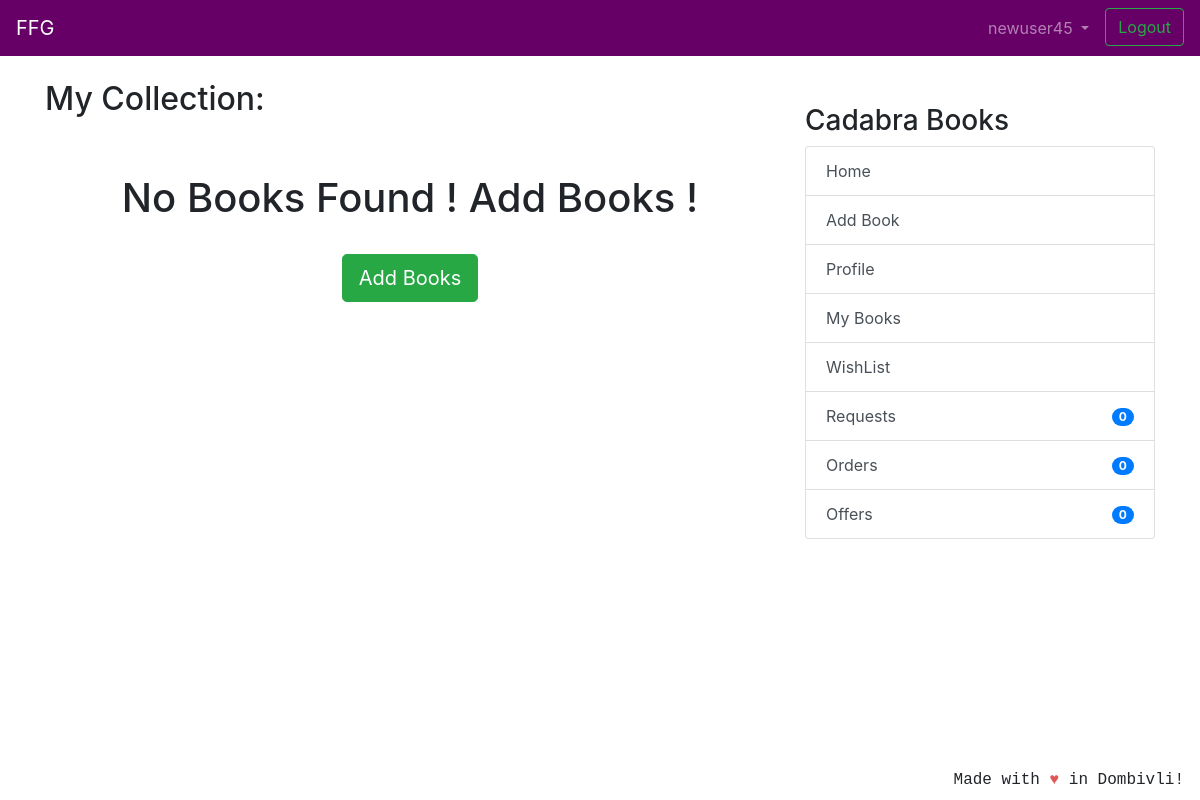
/userbooks/ (signed in), run on an earlier commit of the app's database.
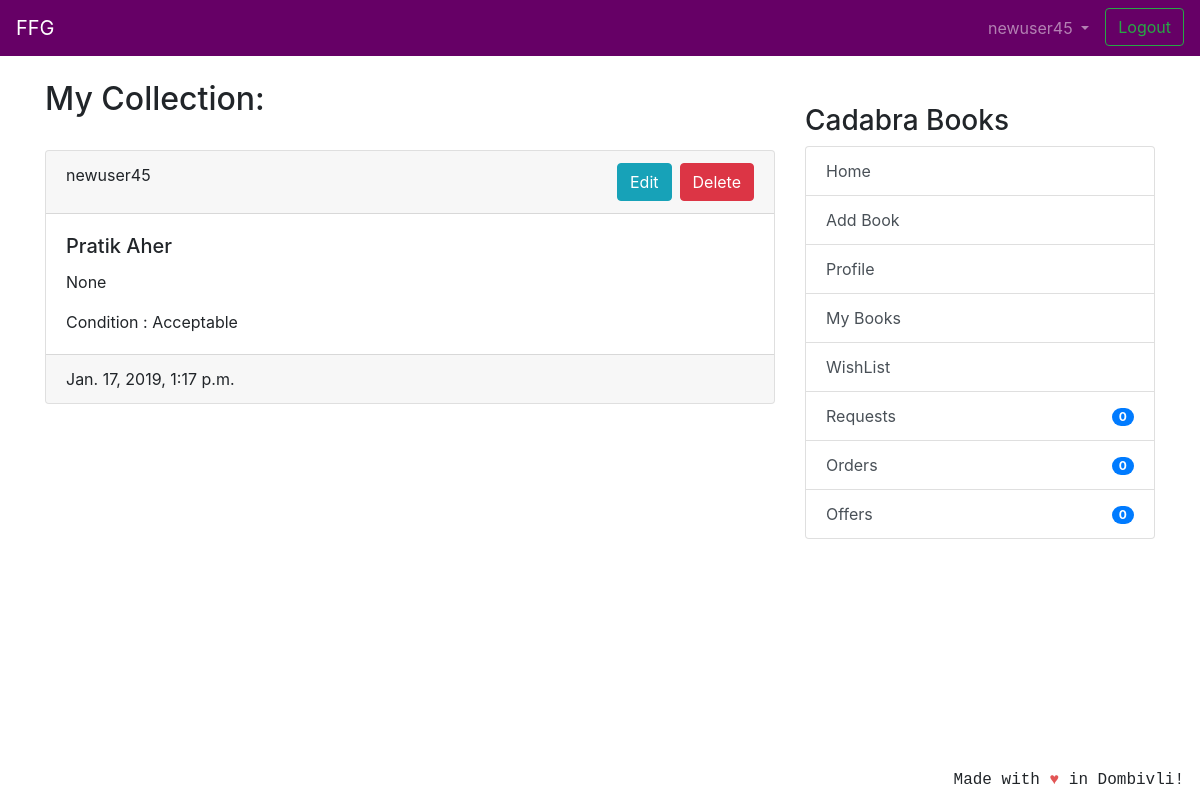
And on a later commit of the database.
### coreapp/models.py (models this page shows, shortened)
class Book(models.Model):
    user = models.ForeignKey(User, on_delete=models.CASCADE, null=True)
    book_name = models.CharField(max_length=100)
    author_name = models.CharField(max_length=100, blank=True, null=True)
    description = models.CharField(max_length=2000,blank=True,null=True)
    image = models.ImageField(null=True, blank=True, upload_to="book_images/")
    price = models.IntegerField(null=True,blank=True)
    sell_or_exchange = models.CharField(
        max_length=100, choices=BUY_OR_EXCHANGE, default='Exchange')
    condition = models.CharField(
        max_length=100, choices=CONITION_CHOICES, default='Acceptable')
    created_at = models.DateTimeField(auto_now_add=True)
    class Meta:
        verbose_name = 'Book'
        verbose_name_plural = 'Books'

### coreapp/views.py (the view)
# urls.py: path('userbooks/', views.UserBookListView.as_view(),name='userbooks'),
class UserBookListView(generic.ListView):
    model = Book
    template_name = 'user_books_list_entries.html'
    context_object_name = 'books'
    ordering = ['-created_at']
    def get_queryset(self):
        collection_items = UserCollection.objects.get(
            owner=self.request.user.profile)
        return collection_items.get_collection_items()

### coreapp/models.py (called while the page is built)
    def get_collection_items(self):
        return self.books.all()

### nofapapp/context_processors.py (called while the page is built)
def add_variable_to_context(request):
    if request.user.id:
        return {
            'requestscount': Requests.objects.filter(requester=request.user).count(),
            'offercount' : Requests.objects.filter(offerrer=request.user).count(),
            'orderscount': Transaction.objects.filter(offerrer=request.user).count(),
            'addresscheck': get_object_or_404(ShippingAddress, profile=get_object_or_404(Profile, user=request.user)).address1,
            }
    else:
        return {}

### templates/user_books_list_entries.html (shortened to what this page needs)
{% extends 'base.html' %}
{% block content %}
<h2 >My Collection:</h2>
<br/>
{% if books %}
{% for book in books %}
<div class="card text-left">
    <div class="card-header">
        {{ book.user.username }}
        <a href="{% url 'coreapp:post-delete' book.id %}" class="btn btn-danger float-right">Delete</a>
        <a href="{% url 'coreapp:post-update' book.id %}" class="mr-2 btn btn-info float-right" >Edit</a>
    </div>
    <div class="card-body">
        <h5 class="card-title">{{ book.book_name }}</h5>
        <p class="card-text">{{ book.description }}</p>
        <p class="card-text">Condition : {{ book.condition }} </p>
        </div>
    <div class="card-footer text-mutxed">
        {{ book.created_at }}
    </div>
</div>
{% endfor %}
{% else %}
<br/>
<div class="text-center"><h1>No Books Found ! Add Books ! </h1></div>
<br/>
<div class="container">
    <div class="row">
        <div class="col text-center">
            <a class="btn btn-success btn-lg center" href="{% url 'coreapp:new_entry' %}"> Add Books</a>
        </div>
    </div>
</div>
{% endif %}
{% endblock %}

What changed in the data, as far as the page shows it:
added Book: user.username "newuser45", book_name "Pratik Aher", description "None", condition "Acceptable", created_at "Jan. 17, 2019, 1:17 p.m."
Also different on the page:
text no longer shown: "No Books Found ! Add Books ! Add Books"
